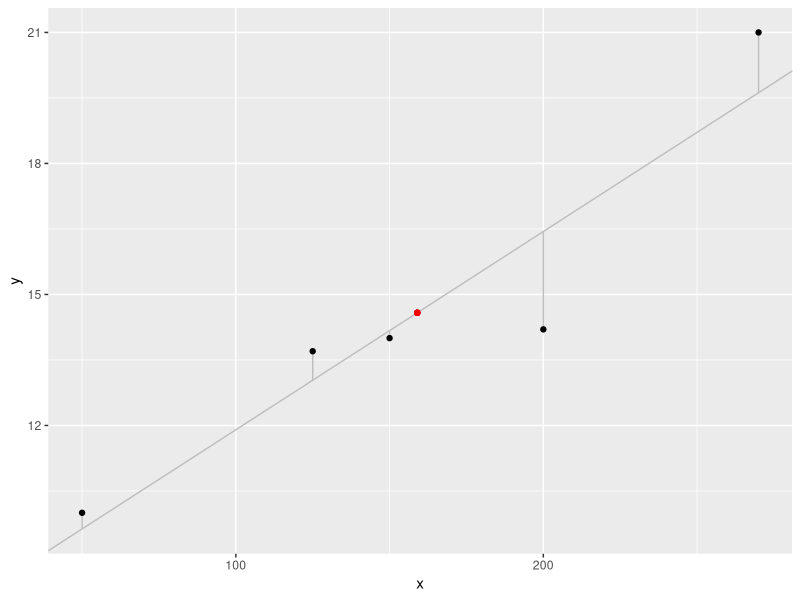
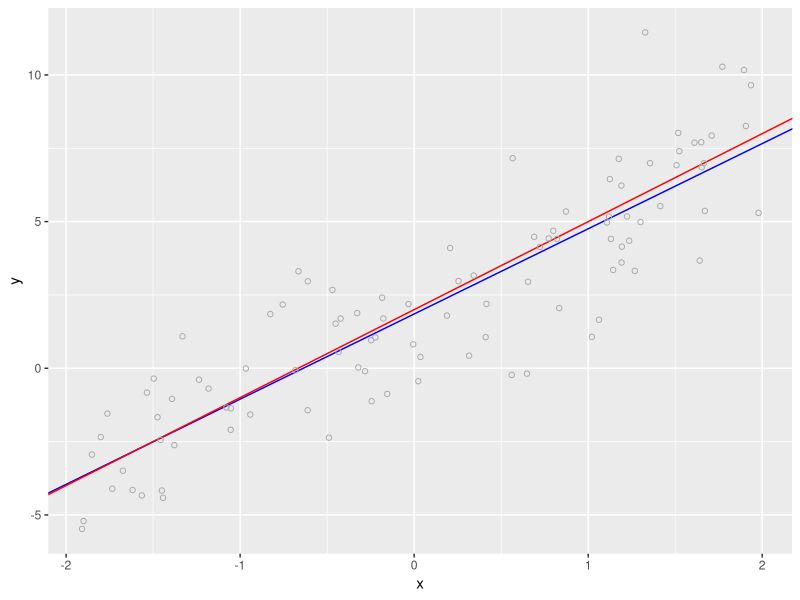
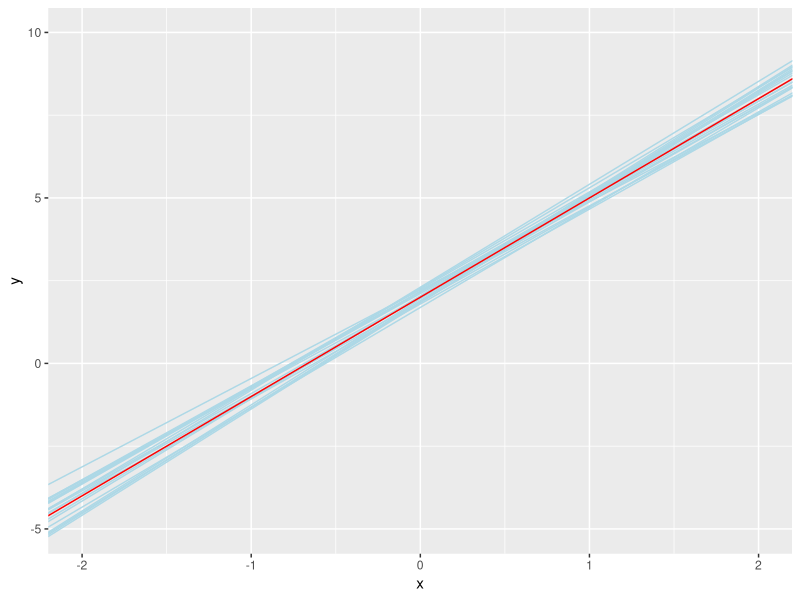

Source code (R) for these figures, in order:
### ISLR Chapter 3 Linear Regression



### pp. 61-62
library(tidyverse)

obs_df <- data.frame(x=c(50, 125, 150, 200, 270),
                     y=c(10, 13.7, 14, 14.2, 21))

x_bar <- mean(obs_df$x)
y_bar <- mean(obs_df$y)

b1_hat <- sum((obs_df$x - x_bar)*(obs_df$y - y_bar))/sum((obs_df$x - x_bar)^2)
b0_hat <- y_bar - b1_hat*x_bar

obs_df <- obs_df %>% mutate(y_hat = b0_hat + b1_hat*x,
                  e = y-y_hat)

obs_df %>% ggplot(aes(x,y)) +
    geom_abline(slope=b1_hat, intercept=b0_hat, color="grey") +
    geom_segment(aes(x=x,xend=x,y=y_hat,yend=y), color="grey") +
    geom_point() +
    geom_point(aes(x=x_bar, y=y_bar), colour="red")

### Compare manual calculation to R lm() function
linearMod <- lm(y ~ x, data=obs_df)
summary(linearMod)
### Check if residual sum of squares (RSS) are the same between manual
### calculation and the R lm() function
sum(resid(linearMod)^2)
sum(obs_df$e^2)



### pp. 63-64, Figure 3.3
library(tidyverse)
### Plot population regression line, least squares line and data points
### First create 100 random sample points in a data frame
x <- runif(100,-2,2)
y_base <- 2 + 3*x
error <- rnorm(n=length(y_base),sd=2)
y <- y_base + error
obs_df <- data.frame(x=x, y=y)

linreg <- lm(y ~ x, data=obs_df)
int_coef <- coef(linreg)[1]   ## intercept coefficient
slope_coef <-coef(linreg)[2]  ## slope coefficient

obs_df %>% ggplot(aes(x,y)) +
    geom_abline(slope=slope_coef, intercept=int_coef, color="blue") +
    geom_abline(slope=3, intercept=2, color="red") +
    geom_point(shape=1, color="darkgrey")

### Plot population regression line and least squares lines
### for 20 different samples
coefs <- replicate(20,{
    x <- runif(100,-2,2)
    y_base <- 2 + 3*x
    error <- rnorm(n=length(y_base),sd=2)
    y <- y_base + error
    obs_df <- data.frame(x=x, y=y)
    linreg <- lm(y ~ x, data=obs_df)
    int_coef <- coef(linreg)[1]
    slope_coef <-coef(linreg)[2]
    c(int_coef,slope_coef)
})
int_coefs <- coefs[1,]
slope_coefs <- coefs[2,]
coef_df <- data.frame(slope=slope_coefs, intercept=int_coefs)

obs_df <- data.frame(x=c(-2,2), y=c(-5,10)) ## set the corners for the plot
obs_df %>% ggplot(aes(x,y)) +
    geom_blank() + 
    geom_abline(slope=coef_df$slope,
                intercept=coef_df$intercept, color="lightblue") +
    geom_abline(slope=3, intercept=2, color="red")



### pp.65-66 - RSE (residual standard error)
obs_df <- data.frame(x=c(50, 125, 150, 200, 270),
                     y=c(10, 13.7, 14, 14.2, 21))

x_bar <- mean(obs_df$x)
y_bar <- mean(obs_df$y)

b1_hat <- sum((obs_df$x - x_bar)*(obs_df$y - y_bar))/sum((obs_df$x - x_bar)^2)
b0_hat <- y_bar - b1_hat*x_bar

obs_df <- obs_df %>% mutate(y_hat = b0_hat + b1_hat*x,
                  e = y-y_hat)

n <- length(obs_df$x)
RSS <- sum(obs_df$e^2)  ## residual sum of squares
RSE <- sqrt(RSS/(n-2))  ## residual standard error

linearMod <- lm(y ~ x, data=obs_df)
summary(linearMod)$sigma
RSE

summary(linearMod)
SE_b0 = sqrt((RSS/(n-2))*(1/n+(x_bar^2/sum((obs_df$x-x_bar)^2))))
SE_b0
SE_b1 =sqrt((RSS/(n-2))/sum((obs_df$x-x_bar)^2))
SE_b1
### calculating the 95% confidence interval
percentile <- 0.95  ## 95% percentile
q <- 1-(1-percentile)/2
ci_b1 <- b1_hat + c(-qnorm(q),qnorm(q))*SE_b1  ## might need t-distribution
ci_b0 <- b0_hat + c(-qnorm(q),qnorm(q))*SE_b0  ## instead of normal dist

